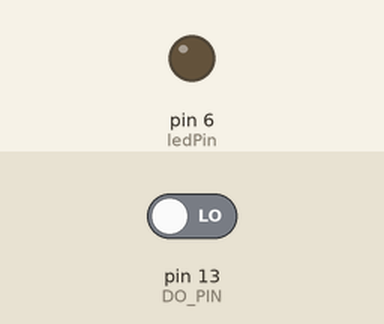
This sketch was run on a simulated Arduino Uno, built with avr-gcc and run on an emulated ATmega328P. Parts: output pins drawn as LEDs (lit = HIGH). The inputs (shaded band) are chosen by the test bench; at power-on: pin 13 (DO_PIN) LOW.

Above: at 1.2 s.
1.3 s: pin 13 (DO_PIN) driven HIGH
At 2.0 s:
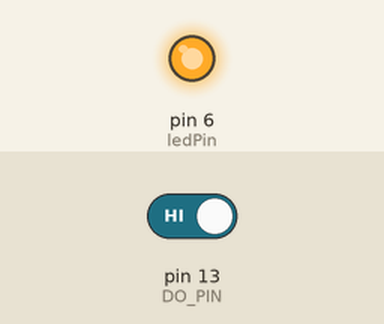
2.8 s: pin 13 (DO_PIN) driven LOW
At 3.1 s:
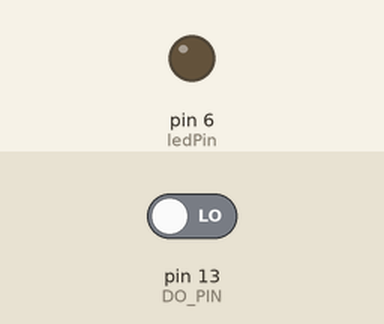
Timing chart, 0 to 5.8 s (numbered marks = the images above; inputs shaded):
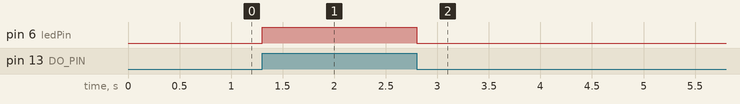

Measured:
- after the input at 1.3 s, pin 6 (ledPin): LOW → HIGH at once
- after the input at 2.8 s, pin 6 (ledPin): HIGH → LOW at once

The sketch:

Blink.ino
```cpp
#define DO_PIN 13

const int ledPin =  6;

void setup() {
  Serial.begin(9600);
  pinMode(DO_PIN, INPUT);
  pinMode(ledPin, OUTPUT);
}

void loop() {
  int lightState = digitalRead(DO_PIN);

  if (lightState == HIGH) {
    digitalWrite(ledPin, HIGH); }
  else {
    digitalWrite(ledPin, LOW);}

}
```
